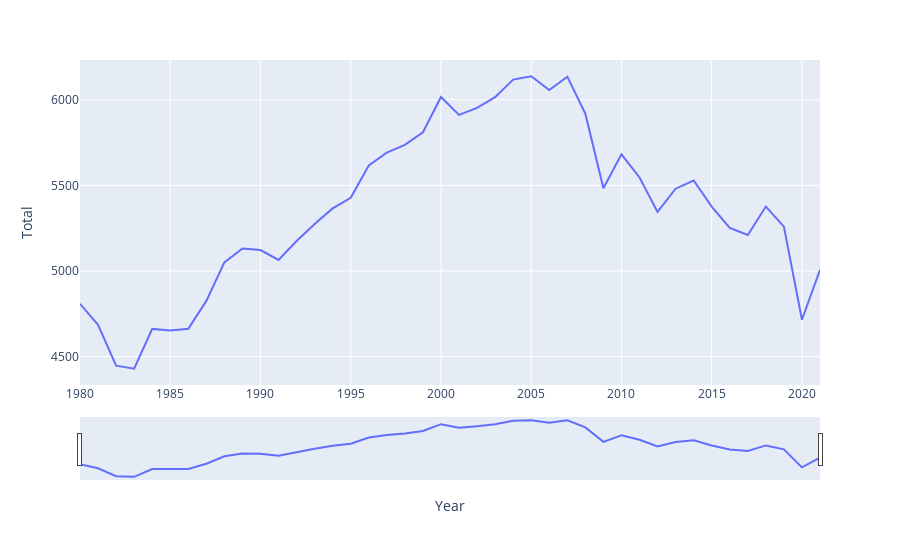

Here is the notebook cell this chart was saved with:
### Code cell
#  plot to see total emission versus year for 'Germany'
fig_ger = px.line(df, x=df.index, y="Total")
fig_ger.update_xaxes(rangeslider_visible=True)
fig_ger.show()

### Figure 1 — Plotly figure (JSON) as saved in the notebook; plotly's stock layout.template omitted (floating-point values rounded to 4 significant figures)
{"data": [{"hovertemplate": "Year=%{x}<br>Total=%{y}<extra></extra>", "legendgroup": "", "line": {"color": "#636efa", "dash": "solid"}, "marker": {"symbol": "circle"}, "mode": "lines", "name": "", "orientation": "v", "showlegend": false, "type": "scatter", "x": [1980, 1981, 1982, 1983, 1984, 1985, 1986, 1987, 1988, 1989, 1990, 1991, 1992, 1993, 1994, 1995, 1996, 1997, 1998, 1999, 2000, 2001, 2002, 2003, 2004, 2005, 2006, 2007, 2008, 2009, 2010, 2011, 2012, 2013, 2014, 2015, 2016, 2017, 2018, 2019, 2020, 2021], "xaxis": "x", "y": [4809.0, 4686.0, 4447.0, 4429.0, 4662.0, 4653.0, 4663.0, 4826.0, 5050.0, 5132.0, 5122.0, 5065.0, 5175.0, 5274.0, 5366.0, 5428.0, 5616.0, 5692.0, 5737.0, 5810.0, 6016.0, 5912.0, 5953.0, 6016.0, 6118.0, 6138.0, 6057.0, 6135.0, 5919.0, 5483.0, 5681.0, 5547.0, 5345.0, 5481.0, 5529.0, 5377.0, 5252.0, 5211.0, 5377.0, 5259.0, 4716.0, 5007.0], "yaxis": "y"}], "layout": {"legend": {"tracegroupgap": 0}, "margin": {"t": 60}, "xaxis": {"anchor": "y", "domain": [0, 1], "rangeslider": {"visible": true}, "title": {"text": "Year"}}, "yaxis": {"anchor": "x", "domain": [0, 1], "title": {"text": "Total"}}}}
